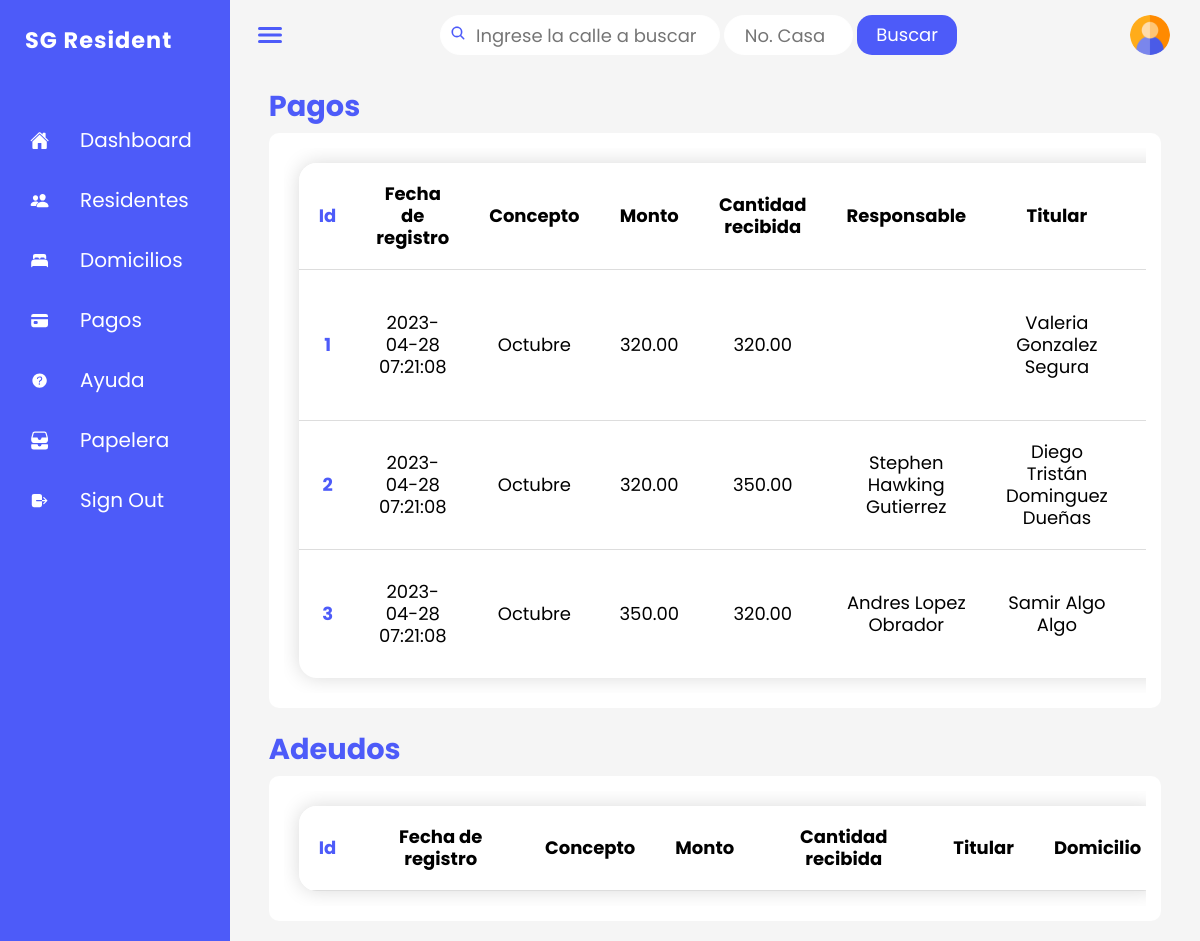
The page /secciones/vista_pago.php on the database its author committed.
### tables this page shows
CREATE TABLE `metodo_pago` (
  `TIPO` varchar(20) NOT NULL,
  `NO_CUENTA` varchar(20) DEFAULT NULL,
  `NO_CHEQUE` varchar(20) DEFAULT NULL,
  `NO_TARJETA` varchar(20) DEFAULT NULL,
  `COD_TARJETA` varchar(7) DEFAULT NULL,
  `FCHA_EXP` varchar(8) DEFAULT NULL,
  `NO_TRANSFERENCIA` varchar(20) DEFAULT NULL,
  `ID_PAGO` int(11) NOT NULL
);

CREATE TABLE `pago` (
  `ID_PAGO` int(11) NOT NULL,
  `MES` varchar(20) NOT NULL,
  `MONTO` decimal(6,2) DEFAULT 320.00,
  `RECIBIDO` decimal(6,2) DEFAULT NULL,
  `FCHA_PAGO` timestamp NOT NULL DEFAULT current_timestamp(),
  `NOM_PAGADOR` varchar(50) DEFAULT NULL,
  `PAG_APELL_1` varchar(50) DEFAULT NULL,
  `PAG_APELL_2` varchar(50) DEFAULT NULL,
  `ADEUDO` bit(1) DEFAULT b'0',
  `INACTIVO` bit(1) DEFAULT b'0',
  `ID_TITULAR` int(11) DEFAULT NULL
);

### secciones/vista_pago.php (the view, shortened to what this page needs)
<?php
    include_once '../configuraciones/conexion_bd.php';
    $query_pago = "SELECT
                        c1.ID_PAGO, c1.FCHA_PAGO, c1.MES, c1.MONTO, c1.RECIBIDO,
                        CONCAT(c1.NOM_PAGADOR, ' ', c1.PAG_APELL_1, ' ', c1.PAG_APELL_2) AS RESPONSABLE,
                        CONCAT(c2.NOMBRE, ' ', c2.PR_APELL, ' ', c2.SEG_APELL) AS TITULAR,
                        CONCAT(c3.CALLE, ' ', c3.NO_CASA) AS DOMICILIO, c4.TIPO
                    FROM
                        pago c1
                    INNER JOIN titular c2 USING (ID_TITULAR)
                    INNER JOIN domicilio c3 USING (ID_TITULAR)
                    INNER JOIN metodo_pago c4 USING (ID_PAGO)
                    WHERE c1.ADEUDO = 0 AND c1.INACTIVO = 0
                    GROUP BY
                    c1.ID_PAGO;";
    $cons_pago= mysqli_query($conexion,$query_pago);
?>
<!doctype HTML>
<html>
<head>
    <link rel = "stylesheet" href = "../css/style.css">
    <link rel = "stylesheet" href = "../css/tablas.css">
</head>
<body>
    <div class = "container">
        <div class = "main">
            <div class = "main-title">
                <h1 class = "wow-title">Pagos</h1>
            </div>
            <div class = "item">
                <div class="table-wrapper">
                    <table class="styled-table">
                        <thead>
                            <h2>
                                <th class = "id-azul">Id</th>
                                <th>Fecha de registro</th>
                                <th>Concepto</th>
                                <th>Monto</th>
                                <th>Cantidad recibida</th>
                                <th>Responsable</th>
                                <th>Titular</th>
                                <th>Domicilio</th>
                        </thead>
                        <tbody>
                            <?php
                                if($cons_pago){
                                    if(mysqli_num_rows($cons_pago) > 0){
                                        while($obj=mysqli_fetch_object($cons_pago)){?>
                                <tr>
                                    <th class="id-azul"><?php echo $obj->ID_PAGO?></th>
                                    <td><?php echo $obj->FCHA_PAGO?></td>
                                    <td><?php echo $obj->MES?></td>
                                    <td><?php echo $obj->MONTO?></td>
                                    <td><?php echo $obj->RECIBIDO?></td>
                                    <td><?php echo $obj->RESPONSABLE?></td>
                                    <td><?php echo $obj->TITULAR?></td>
                                    <td><?php echo $obj->DOMICILIO?></td>
                                </tr>
                            <?php } } }?>
                        </tbody>
                    </table>
                </div>
            </div>
            <div class = "main-title">
                <h1 class = "wow-title">Adeudos</h1>
            </div>
            <div class = "item">
                <div class="table-wrapper">
                    <table class="styled-table">
                        <thead>
                            <h2>
                                <th class = "id-azul">Id</th>
                                <th>Fecha de registro</th>
                                <th>Concepto</th>
                                <th>Monto</th>
                                <th>Cantidad recibida</th>
                                <th>Titular</th>
                                <th>Domicilio</th>
                        </thead>
                    </table>
                </div>
            </div>
        </div>
    </div>
</body>
</html>

### css/style.css (style rules this page uses)
:root { --clr-indigo: #4a67b4; --clr-primary: #4d5bf9; --clr-blue: #004CC1; --clr-light-sky: #92a6e2; --clr-purple: #695cfe; --clr-mustard: #e2a415; --clr-black: #1c1c1c; --clr-black-80: #2f2f2f; --clr-black-60: #282828; --clr-bone : #e9e9e9; --clr-lightgray : #f5f5f5; --clr-gray: #969696; --clr-white: #ffffff; --clr-white-80: #f7f3f3; --clr-white-60: #dbdada; }
* { margin: 0; padding: 0; box-sizing: border-box; font-family: "Poppins", sans-serif; }
body { min-height: 100vh; overflow-x: hidden; background: var(--clr-lightgray); }
.container { position: relative; width: 100%; }
.navigation { position: fixed; left: 0px; width: 230px; height: 100%; background: var(--clr-primary); border-left: 10px solid var(--clr-primary); transition: 0.5s; overflow: hidden; }
.navigation ul { position: absolute; top: 0; left: 0; width: 100%; }
.navigation ul li { position: relative; width: 100%; list-style: none; border-top-left-radius: 30px; border-bottom-left-radius: 30px; }
.navigation ul li:nth-child(1) { margin-top: 10px; margin-bottom: 40px; margin-left: -55px; pointer-events: none; }
.navigation ul li:nth-child(1) a .title { font-weight: 700; letter-spacing: 1px; font-size: 1.4rem; }
.navigation ul li a { position: relative; display: block; width: 100%; display: flex; text-decoration: none; color: var(--clr-white) }
.navigation ul li a .icon { position: relative; display: block; min-width: 60px; height: 60px; line-height: 70px; text-align: center; }
.navigation ul li a .icon ion-icon { font-size: 1.2rem; }
.navigation ul li a .title { font-size: 20px; position: relative; display: block; padding: 0 10px; height: 60px; line-height: 60px; text-align: start; white-space: nowrap; }
.main { position:absolute; width: calc(100% - 230px); left: 230px; min-height: 100vh; background: var(--clr-lightgray); transition: 0.5s; }
.topbar { width: 100%; height: 70px; display: flex; justify-content: space-between; align-items: center; padding: 0 10px; }
.toggle { position: relative; width: 60px; height: 60px; color: var(--clr-primary); display: flex; justify-content: center; align-items: center; font-size: 2em; cursor: pointer; }
.search { position: relative; right: 70px; width: 430px; margin: 0 10px; }
#pago.search { height: 40px; }
.search label { position: relative; width: 100%; }
.search label input { width: 100%; height: 40px; border-radius: 40px; padding: 5px 20px; padding-left: 35px; font-size: 18px; outline: none; border: 1px solid var(--clr-white); }
.search label ion-icon { position: absolute; top: 5px; left: 10px; font-size: 1em; color: var(--clr-primary); }
.calle .icn-pago { top: 10px; }
.search .calle { position: flex; width: 65%; }
.search .numero { position: flex; width: 30%; margin-left: 66%; margin-top: -40px; }
.search .numero input { padding: 5px 20px; }
.search input.boton-busq { width: 100px; position: absolute; padding: 0; color: rgb(255, 255, 255); text-align: center; line-height: 4px; border-width: 0; background-color: #4d5bf9; border-radius: 15px; cursor: pointer; }
#pago.boton-busq { margin-left: 97%; margin-top: -40px; }
.user { position: relative; right: 20px; width: 40px; height: 40px; border-radius: 50%; overflow: hidden; cursor: pointer; }
.user img { position: absolute; top: 0; left: 0; width: 100%; height: 100%; object-fit: cover; }
.main-title { width: calc(92%); margin-left: calc(4%); margin-top: 15px; }
.main-title .wow-title { color: var(--clr-primary); font-size: 1.8em; }
.item { background: var(--clr-white); margin-bottom: 20px; padding: 15px; font-size: 14px; line-height: 22px; border-radius: 10px; width: calc(92%); margin-left: calc(4%); margin-top: 5px; }

### css/tablas.css (style rules this page uses)
.styled-table { width: 100%; margin: 10px 0 0 0; padding: 0; border-collapse: collapse; border-radius: 1em; overflow: hidden; min-width: 400px; box-shadow: 0 0 20px rgba(0, 0, 0, 0.15); font-size: 18px; }
.styled-table th, .styled-table td { padding: 20px; text-align: center; }
.styled-table tbody tr { border-bottom: 1px solid #dddddd; }
.styled-table tbody tr:last-of-type { border-bottom: 2px seashell ; }
.styled-table tbody tr th, .styled-table th.id-azul { color: #4d5bf9; }
@media (max-width: 1400px) { .styled-table { width: 100%; margin: 15px; padding: 0; border-collapse: collapse; border-radius: 1em; overflow: hidden; min-width: 400px; box-shadow: 0 0 20px rgba(0, 0, 0, 0.15); } }
@media (max-width: 1400px) { .table-wrapper { overflow-x: scroll; width: 100%; } }

### rows shown on the page
metodo_pago: ID_PAGO.ID_PAGO "1", ID_PAGO.FCHA_PAGO "2023-04-28 07:21:08", ID_PAGO.MES "Octubre", ID_PAGO.MONTO "320.00", ID_PAGO.RECIBIDO "320.00", TITULAR "Valeria Gonzalez Segura"
metodo_pago: ID_PAGO.ID_PAGO "2", ID_PAGO.FCHA_PAGO "2023-04-28 07:21:08", ID_PAGO.MES "Octubre", ID_PAGO.MONTO "320.00", ID_PAGO.RECIBIDO "350.00", RESPONSABLE "Stephen Hawking Gutierrez", TITULAR "Diego Tristán Dominguez Dueñas"
metodo_pago: ID_PAGO.ID_PAGO "3", ID_PAGO.FCHA_PAGO "2023-04-28 07:21:08", ID_PAGO.MES "Octubre", ID_PAGO.MONTO "350.00", ID_PAGO.RECIBIDO "320.00", RESPONSABLE "Andres Lopez Obrador", TITULAR "Samir Algo Algo"
